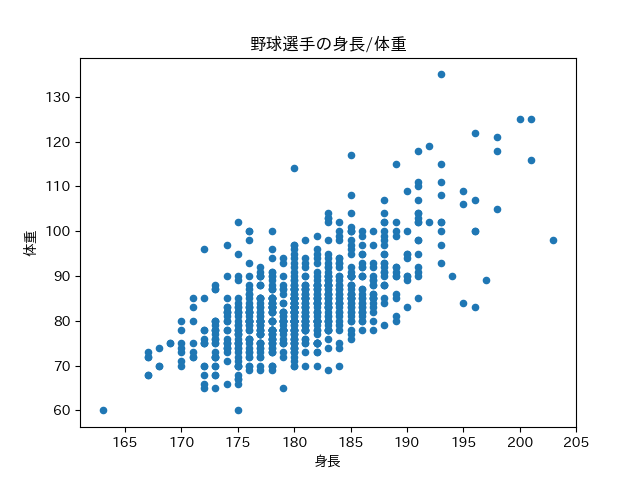

Source code (Python):
import imp
import math

import pandas as pd
import numpy as np
from matplotlib import pylab as plt

import japanize_matplotlib 

baseball=pd.read_csv('C:/Users/Takum/programing/math-program-github/math-program-book-master/9_data/プロ野球/プロ野球選手身長体重.csv')
soccer=pd.read_csv('C:/Users/Takum/programing/math-program-github/math-program-book-master/9_data/サッカー/Jリーグ選手身長体重.csv')
sumou=pd.read_csv('C:/Users/Takum/programing/math-program-github/math-program-book-master/9_data/相撲/力士身長体重.csv')

baseball.plot(kind='scatter',x="身長",y="体重",title="野球選手の身長/体重")
f='covariance_baseball.png'
plt.savefig(f)
soccer.plot(kind='scatter',x="身長",y="体重",title="Jリーグ選手の身長/体重")
f='covariance_soccer.png'
plt.savefig(f)
sumou.plot(kind='scatter',x="身長",y="体重",title="力士の身長/体重")
f='covariance_sumou.png'
plt.savefig(f)
print("画像保存が完了しました。")

def cov(x,y):
    #平均を求める
    x_mean=np.mean(x)
    y_mean=np.mean(y)
    n=len(x)
    c=0.0

    for i in range(n):
        c+=(x[i]-x_mean)*(y[i]-y_mean)
    return c/n

df=pd.DataFrame({'共分散':[
    cov(baseball['身長'],baseball['体重']),
    cov(soccer['身長'],soccer['体重']),
    cov(sumou['身長'],sumou['体重']),
]},index=['野球','サッカー','相撲'])

df.to_csv('../math-program-github/CovarianveCsv.csv')